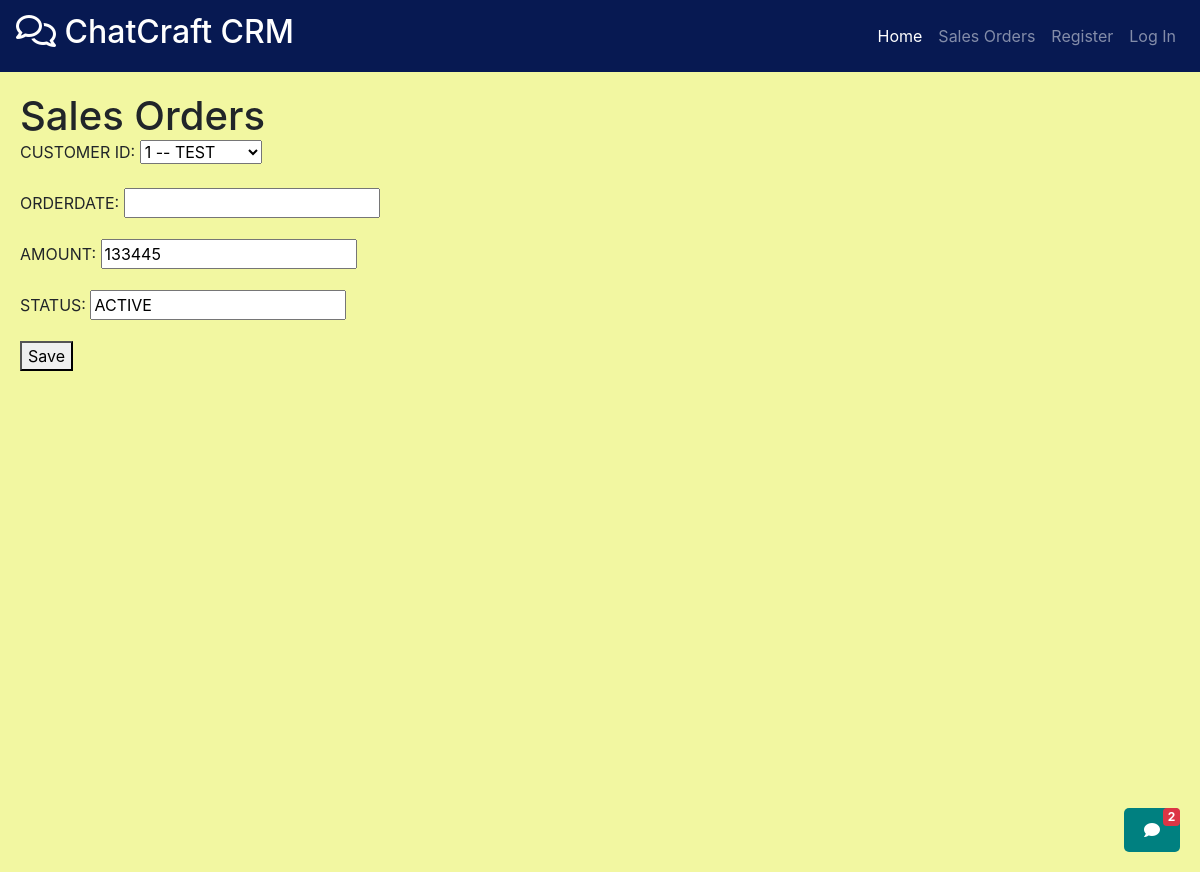
Page /sales_orders/edit/1/ on the committed database.
### customers/models.py (models this page shows)
class Customer(models.Model):
    CUSTOMER_ID=models.AutoField(primary_key=True)
    COMPANY_NAME=models.CharField(max_length=35,unique=True)
    BALANCE_DUE=models.IntegerField(default=0,blank=True,null=True)
    ADDRESS = models.CharField(max_length=35,null=True,blank=True)
    STATUS = models.CharField(max_length=35,null=True,blank=True)
    CONTACT = models.CharField(max_length=10,null=True,blank=True)
    def __str__(self):
        return f"{self.CUSTOMER_ID} -- {self.COMPANY_NAME}"

### sales_orders/models.py (models this page shows, shortened)
class SalesOrder(models.Model):
    SALES_ORDER_ID=models.AutoField(primary_key=True)
    CUSTOMER_ID=models.ForeignKey(Customer,on_delete=models.CASCADE,db_column="CUSTOMER_ID")
    ORDERDATE = models.DateField(blank=True, null=True)
    AMOUNT=models.IntegerField(default =0 ,null=True,blank = True)
    STATUS = models.CharField(max_length=35,null=True,blank = True)

### sales_orders/views.py (the view)
# urls.py: path('edit/<int:sales_order_id>/',views.editSalesOrder),
@csrf_exempt
def editSalesOrder(request, sales_order_id):
    instance = get_object_or_404(SalesOrder, pk=sales_order_id)
    if request.method == 'POST':
        form = SalesOrderForm(request.POST, instance=instance)
        if form.is_valid():
            form.save()
            return redirect('/sales_orders/get/')
        else:
            error_json = form.errors.as_json()
            return HttpResponse(error_json, content_type='application/json')
    else:
        form = SalesOrderForm(instance=instance)
        return render(request, 'SalesOrders/save_sales_orders.html', {'form': form, 'instance': instance})

### sales_orders/forms.py (shortened to what this page needs)
class SalesOrderForm(forms.ModelForm):
    class Meta:
        model = SalesOrder
        fields = ["CUSTOMER_ID", "ORDERDATE", "AMOUNT", "STATUS"]  # List the fields you want to edit

### sales_orders/templates/SalesOrders/save_sales_orders.html (shortened to what this page needs)
{% extends 'base.html' %}
{% block extra_nav %}
<li class="nav-item">
    <a class="nav-link" href="/sales_orders/get/">Sales Orders</a>
</li>
{% endblock %}
{% block content %}
<h1>Sales Orders</h1>
<form method="post">
    {{ form.as_p }}
    <button type="submit">Save</button>
</form>
{% endblock %}

### rows in the picture
Customer: CUSTOMER_ID "1 -- TEST"
SalesOrder: AMOUNT "133445", STATUS "ACTIVE"
